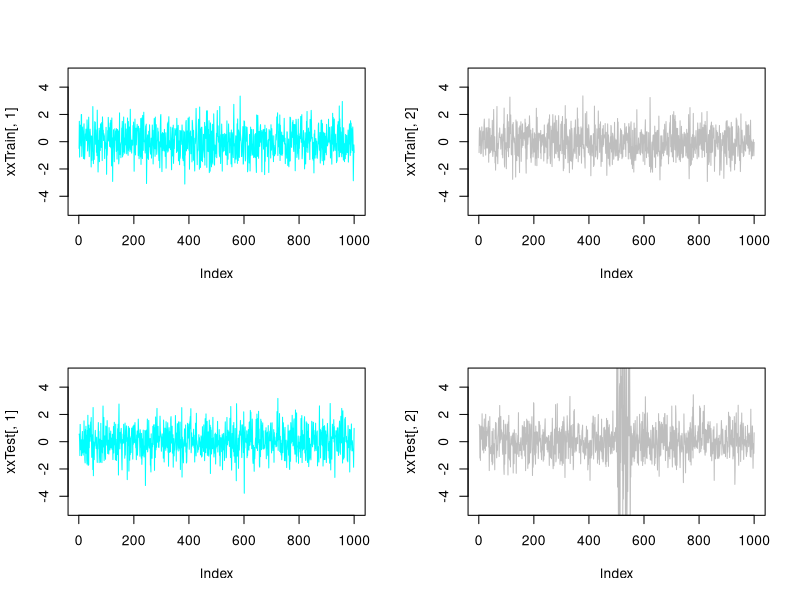
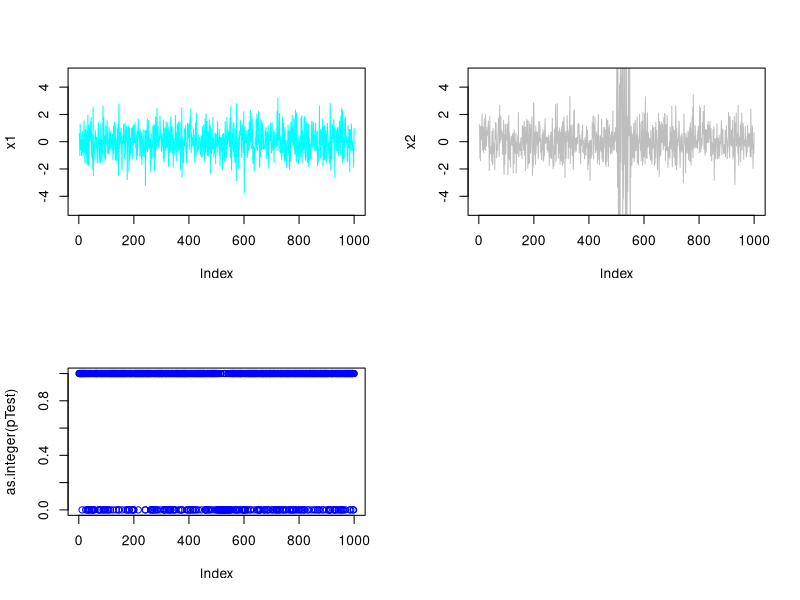
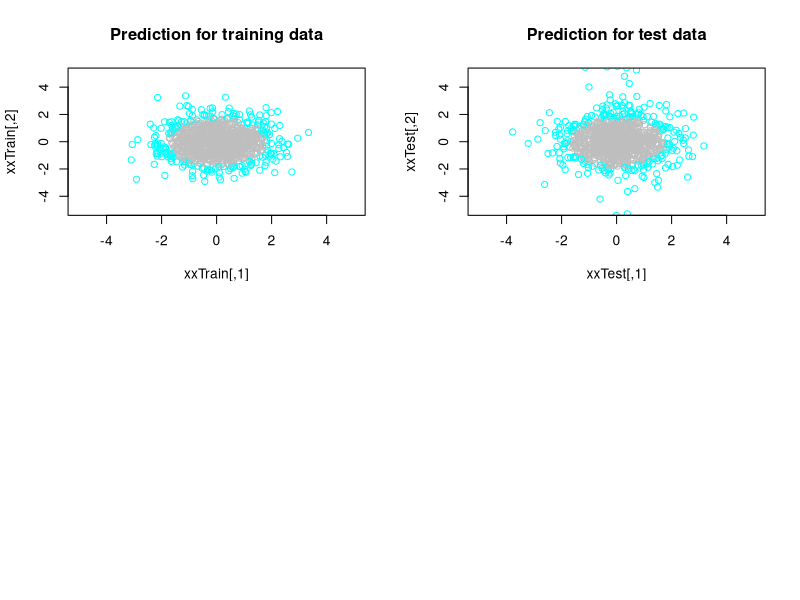
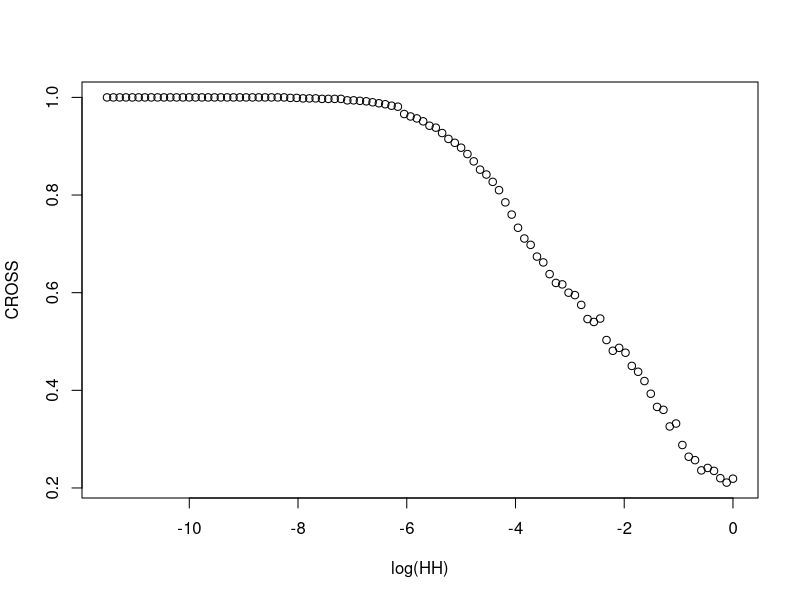

Generate these figures, in order, with R:
##########################################################
# The package "kernlab"
##########################################################
##########################################################
# To install the package "kernlab" execute:
# En R cliquer: "Packages" ->  Installer le(s) package(s) -> [...France (Lyon2)...] -> kernlab
# 
library("kernlab")  # connect library

#################################################################################################################################
#################################################################################################################################
#################################################################################################################################



#####################################
par(mfrow=c(2,2))

# test example from web
# Training data

x1 <- rnorm(1000)
x2 <- rnorm(1000)
xxTrain <- matrix(c(x1,x2), nrow=1000, ncol=2, byrow=F)

par(mfrow=c(2,2))
plot(xxTrain[,1], col="cyan", ylim=c(-5,5),type="l")
plot(xxTrain[,2], col="grey", ylim=c(-5,5),type="l")

y=rep(1, length(x1))

classifier <- ksvm(xxTrain, y,  type="one-svc", kernel="rbfdot", 
                   kpar=list(sigma=1/50),cross=5,nu=0.2)
classifier




# Test data
x1 <- rnorm(1000)
scale <- c(rep(1,500), rep(4,50), rep(1,450))
x2 <- rnorm(1000)*scale
xxTest <- matrix(c(x1,x2), nrow=1000, ncol=2, byrow=F)

# Visualisation
#plot(xxTest)
plot(xxTest[,1], col="cyan", ylim=c(-5,5),type="l")
plot(xxTest[,2], col="grey", ylim=c(-5,5),type="l")


# Prediction
pTest <- predict(classifier,newdata = xxTest, type="response")



par(mfrow=c(2,2))
# Visualization

plot(x1, type='l', col="cyan", ylim=c(-5,5))
plot(x2, type='l',col="grey", ylim=c(-5,5))
#points(5*as.integer(pTest), type='l', col="blue")
plot(as.integer(pTest), type='p', col="blue")


##############################################
# Prediction sur pTrain

par(mfrow=c(2,2))
pTrain <- predict(classifier, xxTrain, type="response")
plot(xxTrain,xlim=c(-5,5),ylim=c(-5,5),col=c("cyan","grey")[1+pTrain], 
     main="Prediction for training data")


##############################################
# Prediction sur pTest

plot(xxTest,xlim=c(-5,5),ylim=c(-5,5),col=c("cyan","gray")[1+pTest],
     main="Prediction for test data")


grille.geom=function(a,b,size){
  m=size
  q=exp((log(b)-log(a))/(m-1))
  q^(0:(m-1))*a
}

HH=grille.geom(1,0.00001,100)

M=length(HH)
CROSS=NULL

for (i in 1:M){
  set.seed(2345678)
  classifier=ksvm(xxTrain,y,type="one-svc",kernel="rbfdot", 
                  kpar=list(sigma=1/HH[i]),cross=5,nu=0.2)
  CROSS[i]=cross(classifier)
}

dev.off()
par(mfrow=c(1,1))

plot(log(HH),CROSS)
